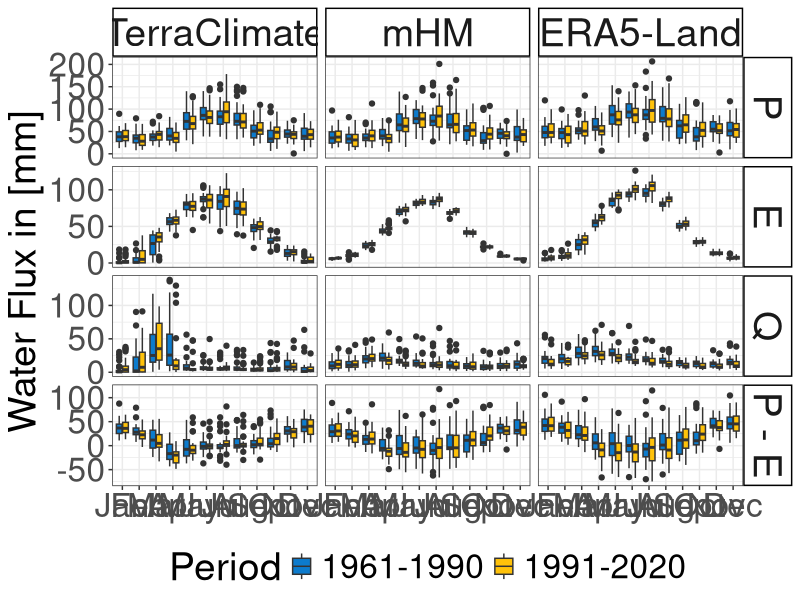

R code for this plot:
library(data.table)
library(ggplot2)
library(ggpubr)
###
# tp
###
era5 <- fread("data/tp/era5_tp_cropped_ts.csv")
era5$name <- "ERA5-Land"
mhm <- fread("data/tp/mhm_tp_cropped_ts.csv")
mhm$name <- "mHM"
terraclimate <- fread("data/tp/terraclimate_tp_mm_cropped_196101_202012_025_monthly_ts.csv")
terraclimate$type <- NULL
terraclimate$name <- "TerraClimate"

tp_all <- rbind(era5, mhm, terraclimate)
tp_all <- tp_all[year(date) <= 1990, period := "1961-1990"
                 ][year(date) > 1990, period := "1991-2020"]
# e
era5 <- fread("data/e/era5_e_cropped_ts.csv")
era5$name <- "ERA5-Land"
mhm <- fread("data/e/mhm_e_cropped_ts.csv")
mhm$name <- "mHM"
terraclimate <- fread("data/e/terraclimate_e_mm_cropped_196101_202012_025_monthly_ts.csv")
terraclimate$type <- NULL
terraclimate$name <- "TerraClimate"

e_all <- rbind(era5, mhm, terraclimate)
e_all <- e_all[year(date) <= 1990, period := "1961-1990"
               ][year(date) > 1990, period := "1991-2020"]
# q
era5 <- fread("data/ro/era5_ro_cropped_ts.csv")
era5$name <- "ERA5-Land"
mhm <- fread("data/ro/mhm_ro_cropped_ts.csv")
mhm$name <- "mHM"
terraclimate <- fread("data/ro/terraclimate_ro_mm_cropped_196101_202012_025_monthly_ts.csv")
terraclimate$type <- NULL
terraclimate$name <- "TerraClimate"

ro_all <- rbind(era5, mhm, terraclimate)
ro_all <- ro_all[year(date) <= 1990, period := "1961-1990"
                 ][year(date) > 1990, period := "1991-2020"]
# pme
pme_all <- merge(tp_all, e_all, by = c('date', 'name', 'period'))
pme_all <- pme_all[, value := value.x - value.y, by = .(date, name)
                   ][, .(date, value, name, period)]

data_all <- merge(tp_all, e_all, by = c('date', 'name', 'period')) %>%
  merge(ro_all, by = c('date', 'name', 'period')) %>%
  merge(pme_all, by = c('date', 'name', 'period'))
setnames(data_all, c('date', 'name', 'period', 'P', 'E', 'Q', 'P - E'))
data_all <- melt(data_all,c('date', 'name', 'period'))

data_all$name <- factor(data_all$name, levels = c('TerraClimate', 'mHM', 'ERA5-Land'))

p00 <- ggplot(data_all, aes(x = as.factor(month(date)), y = value, fill = period)) +
  geom_boxplot() +
  theme_bw() + 
  labs(x = NULL, y = 'Water Flux in [mm]', fill = "Period", title = NULL) +
  scale_fill_manual(values = c("#0C7BCD", "#FFC20A")) +
  scale_x_discrete(breaks = seq(1, 12), 
                   labels = c("Jan", "Feb", "Mar", "Apr", "May", "Jun", "Jul",
                              "Aug", "Sep", "Oct", "Nov", "Dec")) +
  facet_grid(variable ~ name, scales="free") +
  theme(plot.title = element_text(size = 32),
        axis.text = element_text(size = 24), 
        axis.title = element_text(size = 28), 
        legend.text = element_text(size = 24), 
        legend.title = element_text(size = 28),
        strip.text = element_text(size = 28),
        strip.background = element_rect(fill = "white", color = "black", linewidth = 1),
        legend.position = 'bottom')

ggsave("fig06.pdf", p00, width = 8.15*3.1, height = 5.01*4, dpi = 600)
